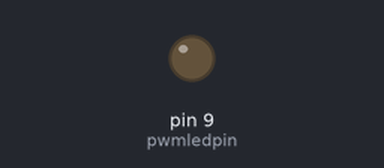
The sketch below on a simulated Arduino Uno, built with avr-gcc and run on an emulated ATmega328P. Shown: output pins drawn as LEDs (lit = HIGH).

Above: at 0.05 s.
At 3.6 s:
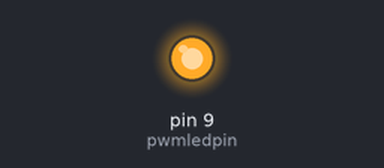
Timing chart, 0 to 9.0 s (numbered marks = the images above):
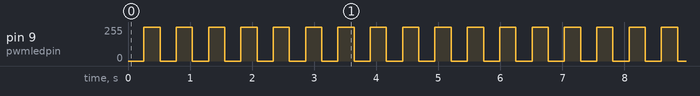

Measured:
- by itself, pin 9 (pwmledpin): 0/255 → 255/255 at 0.26 s, → 0/255 0.26 s later, → 255/255 0.26 s later, → 0/255 0.26 s later, … (154 changes in this stretch)

The sketch:

pwmled.ino
```cpp
const int pwmledpin = 9;

void setup()
{
	pinMode(pwmledpin, OUTPUT);
}

void loop()
{
	for (int brightness = 0; brightness <=255; brightness +=5 )
	{
		analogWrite(pwmledpin, brightness);
		delay(5);
	}
	for (int brightness = 255; brightness >=0; brightness -=5 )
	{
		analogWrite(pwmledpin,brightness);
		delay(5);
	}
}
```
